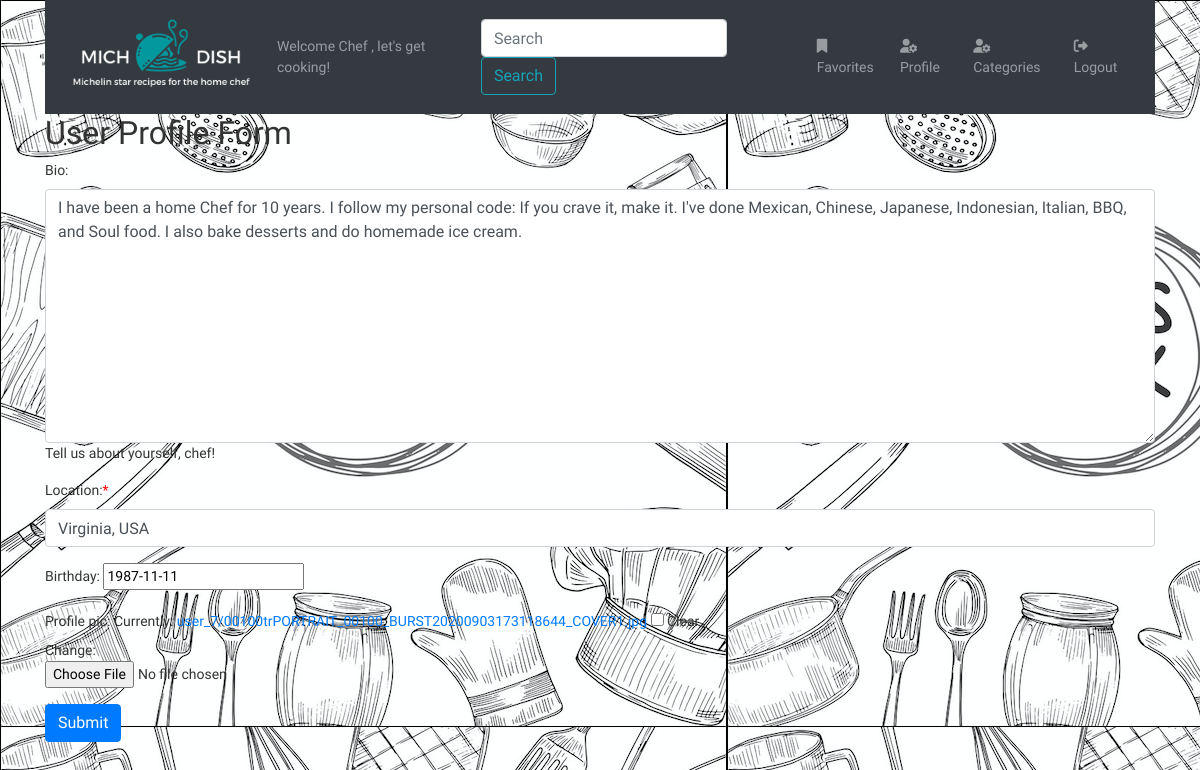
Before: /registration/10/update with the older database file.
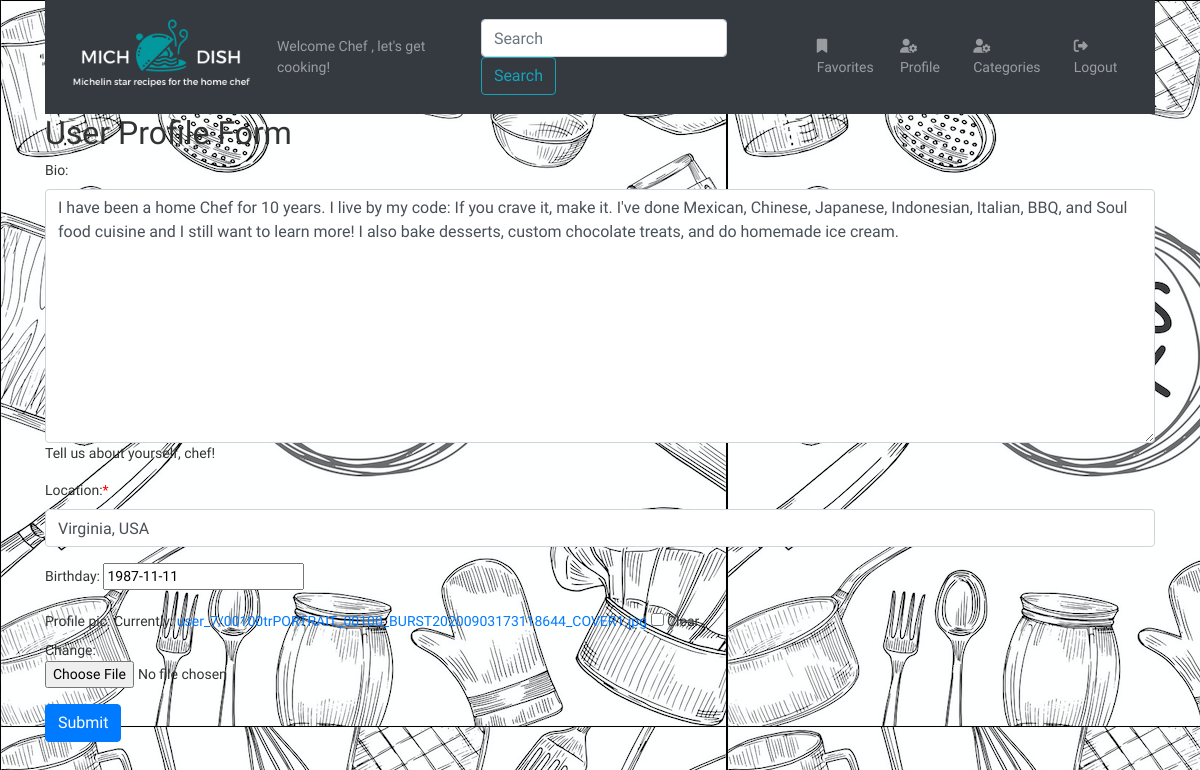
After: the same page with the newer database file.
### dish/models.py (models this page shows, shortened)
class UserProfile(models.Model):
    profile_pic = models.ImageField(
        upload_to= user_directory_path,
        default= 'users/blank-user.jpg',
        blank=True,
        null=True,
        )
    bio = models.TextField(blank=True, help_text="Tell us about yourself, chef!")
    user = models.OneToOneField(User, related_name='profile', on_delete=models.CASCADE)
    location = models.CharField(max_length=50)
    birthday = models.DateField(blank=True, null=True)
    created_at = models.DateField(auto_now_add=True)
    updated_at = models.DateField(auto_now=True)

### accounts/views.py (the view)
# urls.py: path('<int:profiled_user_id>/update', views.update_user_profile, name="update_user_profile"),
def update_user_profile(request, profiled_user_id):
    profiled_user = User.objects.get(id=profiled_user_id)
    profile = profiled_user.profile
    if request.method == 'POST':
        form = UserProfileForm(request.POST, request.FILES, instance=profile)
        if form.is_valid():
            profile = form.save(commit=False)
            if form.cleaned_data['profile_pic'] == None or form.cleaned_data['profile_pic'] == False:
                profile.profile_pic = UserProfile._meta.get_field('profile_pic').get_default()
            profile.save()
            form.save_m2m()
            return redirect(f'/registration/{profiled_user_id}')
    else: #this is a GET request so create a blank form
        form = UserProfileForm(instance=profile)
    context = {
        'user': request.user,
        'profiled_user': profiled_user,
        'form': form,
    }
    return render(request,'registration/user-profile-form.html', context)

### dish/models.py
class UserProfileForm(ModelForm):
    class Meta:
        model = UserProfile
        fields = ['bio', 'location', 'birthday', 'profile_pic']
        widgets = {
            'profile_pic': forms.ClearableFileInput(attrs={'class': 'form-control-file',}),
            'bio': forms.Textarea(attrs={'class': 'form-control'}),
            'location' : forms.TextInput(attrs={'class':'form-control'}),
            'birth_date': forms.DateTimeInput(attrs={'class': 'form-control'}),
       }

### accounts/templates/registration/user-profile-form.html (shortened to what this page needs)
{% extends 'dish/base.html' %}
{% block content %}
<h2>User Profile Form</h2>
<form action="{% url 'accounts:update_user_profile' profiled_user_id=profiled_user.id %}" enctype="multipart/form-data"
    method="POST" role="form" novalidate>
    {% for field in form.visible_fields %}
    <div class="fieldWrapper form-group" data-id="{{ field.name }}"
        aria-required="{% if field.field.required %}true{% else %}false{% endif %}">
        {{ field.label_tag }}{% if field.field.required %}<span class="required">*</span>{% endif %}
        {{ field }}
        {% if field.help_text %}
        <p class="help">{{ field.help_text|safe }}</p>
        {% endif %}
    </div>
    {% endfor %}
    <input type="submit" class="btn btn-primary mb-2" value="Submit" />
</form>
{% endblock %}

Changed rows visible on the page:
changed UserProfile "Virginia, USA": bio "…for 10 years. I follow my personal code: If you crave it, make it. I've done Mexican, Chinese, Japanese, Indonesian, Italian, BBQ, and Soul food. I also bake desserts and do homemade ice…" → "…for 10 years. I live by my code: If you crave it, make it. I've done Mexican, Chinese, Japanese, Indonesian, Italian, BBQ, and Soul food cuisine and I still want to learn more! I also bake desserts, custom chocolate treats, and do homemade ice…"
